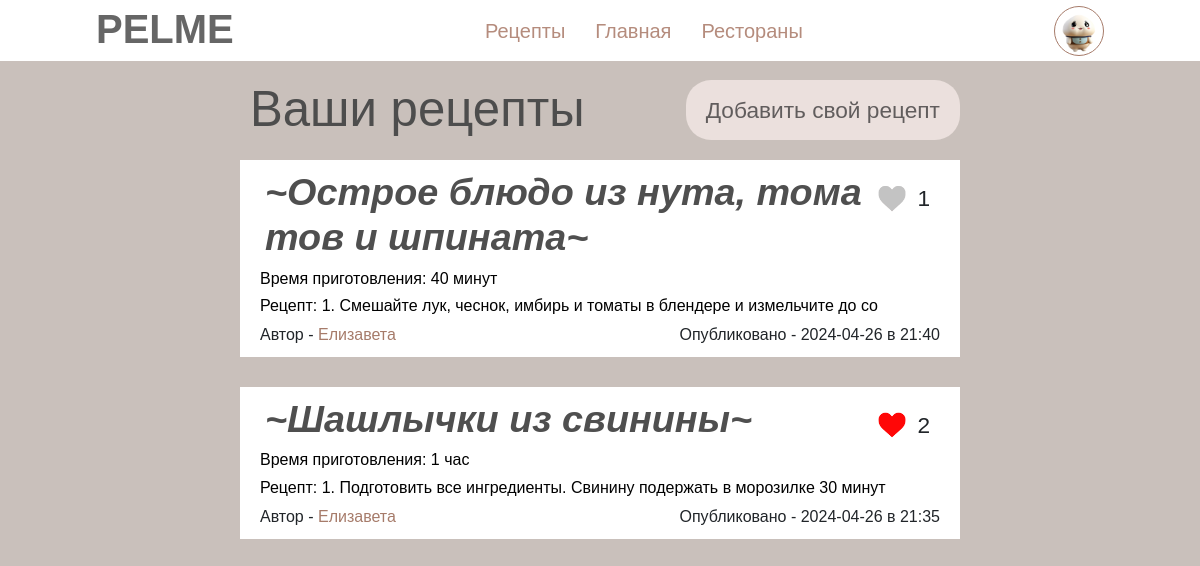
/my_recipes (signed in), run on the app's committed database.
### data/users.py (models this page shows, shortened)
class User(SqlAlchemyBase, UserMixin):
    __tablename__ = 'users'
    id = sqlalchemy.Column(sqlalchemy.Integer, primary_key=True, autoincrement=True)
    name = sqlalchemy.Column(sqlalchemy.String, nullable=True)
    surname = sqlalchemy.Column(sqlalchemy.String, nullable=True)
    avatar = sqlalchemy.Column(sqlalchemy.String, nullable=True)
    email = sqlalchemy.Column(sqlalchemy.String, unique=True, nullable=True)
    level = sqlalchemy.Column(sqlalchemy.String, nullable=True)
    liked_recipes = sqlalchemy.Column(sqlalchemy.String, nullable=True)
    hashed_password = sqlalchemy.Column(sqlalchemy.String, nullable=True)
    modified_date = sqlalchemy.Column(sqlalchemy.DateTime, default=datetime.datetime.now)
    recipes = orm.relationship("Recipes", back_populates='user')

### data/recipes.py (models this page shows)
class Recipes(SqlAlchemyBase):
    __tablename__ = 'recipes'
    id = sqlalchemy.Column(sqlalchemy.Integer, primary_key=True, autoincrement=True)
    name = sqlalchemy.Column(sqlalchemy.String, nullable=True)
    text = sqlalchemy.Column(sqlalchemy.String, nullable=True)
    ingredients = sqlalchemy.Column(sqlalchemy.String, nullable=True)
    time = sqlalchemy.Column(sqlalchemy.String, nullable=True)
    photo = sqlalchemy.Column(sqlalchemy.String, nullable=True)
    count_likes = sqlalchemy.Column(sqlalchemy.String, nullable=True)
    users_likes = sqlalchemy.Column(sqlalchemy.String, nullable=True)
    modified_date = sqlalchemy.Column(sqlalchemy.DateTime, default=datetime.datetime.now)
    is_private = sqlalchemy.Column(sqlalchemy.Boolean, default=True)
    user_id = sqlalchemy.Column(sqlalchemy.Integer, sqlalchemy.ForeignKey("users.id"))
    user = orm.relationship('User')

### main.py (the view)
@app.route('/my_recipes')  # страница с рецептами пользователя (не всем доступно)
@login_required
def my_recipes():
    db_sess = db_session.create_session()
    recipes = db_sess.query(Recipes).filter(Recipes.user_id == current_user.id).order_by(
        Recipes.modified_date.desc()).all()
    list_liked_recipes = [int(i) for i in current_user.liked_recipes.split(',') if i != '']
    return render_template('recipes.html', recipes=recipes, title='Мои рецепты', add_recipes=True,
                           list_recipes=list_liked_recipes, db_sess=db_sess, user=User)

### data/db_session.py (called while the page is built)
def create_session() -> Session:
    global __factory
    return __factory()

### main.py (called while the page is built)
@login_manager.user_loader
def load_user(user_id):
    db_sess = db_session.create_session()
    return db_sess.query(User).get(user_id)

### templates/recipes.html (shortened to what this page needs)
{% extends "base.html" %}
{% block content %}
<link rel="stylesheet" href="static/css/recipes.css">
    <div class="cols">
        {% if current_user.is_authenticated and add_recipes %}
            <div class="title-button">
                <h1 class="title-my-recipes">Ваши рецепты</h1>
                <button class="btn-add-rec" type="button" onclick="location.href='create_recipes'">Добавить свой
                    рецепт</button>
            </div>
        {% else %}
            <title>Рецепты</title>
            <div class="empty"></div>
        {% endif %}
        {% if recipes %}
            {% for item in recipes %}
                <div class="one-recipe">
                    <form class="form-btn" id="likes" action="/change_likes" method="post">
                        <div class="in-line">
                            <h1 class="name">~{{ item.name }}~</h1>
                            <div class="likes-inline">
                                {% if item.id in list_recipes %}
                                <button class="photo-btn-like"><img src="/static/images/red_heart.png"></button>
                                {% else %}
                                <button class="photo-btn-like"><img src="/static/images/grey_heart.png"></button>
                                {% endif %}
                                <div class="likes">{{ item.count_likes }}</div>
                            </div>
                        </div>
                    </form>
                    <form class="form-btn" id="reading" action="read_recipe/{{ item.id }}" method="post">
                        <button class="btn-read" type="submit"  name="submit" class="col">
                            <div class="fields">
                                <h6 class="time">Время приготовления: {{ item.time }}</h6>
                                <h6 class="recipe">Рецепт: {{ item.text[:70] }}</h6>
                            </div>
                        </button>
                    </form>
                    <form class="form-author" id="show-profile" action="profile_user_recipe/{{ item.user_id }}" method="post">
                        <div class="author-date">
                            <div class="author">Автор - <button class="link" type="submit" >{{ item.user.name }}</button></div>
                            <div class="date">
                                Опубликовано - {{ item.modified_date.date() }} в {{ item.modified_date.hour }}:{{ item.modified_date.minute }}
                            </div>
                        </div>
                    </form>
                </div>
            {% endfor %}
        {% else %}
            <h5 class="not-recipes"> Пусто :( </h5>
        {% endif %}
    </div>
{% endblock %}

### templates/base.html (shortened to what this page needs)
<!doctype html>
<html lang="en">
<head>
    <link rel="stylesheet"
          href="https://stackpath.bootstrapcdn.com/bootstrap/4.4.1/css/bootstrap.min.css"
>
    <link rel="stylesheet" href="/static/css/base.css">
</head>
<body>
    <header>
      <h1 class="logo">PELME</h1>
     <nav>
         <ul>
             <li><a href="/recipes">Рецепты</a></li>
             <li><a href="/">Главная</a></li>
             <li><a href="/restaurants">Рестораны</a></li>
         </ul>
     </nav>
    {% if current_user.is_authenticated %}
     <div class="avatar">
      <li><img class="img-avatar" src="{{ '/' + current_user.avatar }}">
      </li>
     </div>
   {% else %}
    <div class="buttons">
        <button class="btn-regist" type="button" onclick="location.href='regist'">Регистрация</button>
        <button class="btn-come" type="button" onclick="location.href='login'">Войти</button>
    </div>
   {% endif %}
   </header>
<main>
    {% block content %}{% endblock %}
</main>
</body>
</html>

### static/css/base.css (style rules this page uses)
* { margin: 0; padding: 0; box-sizing: border-box; font-family: sans-serif; list-style: none; text-decoration: none; }
body { background-color: #696969; }
header { background-color: #ffffff; position: fixed; top: 0; left: 0; right: 0; display: flex; justify-content: space-between; align-items: center; padding: 0 8%; z-index: 10; }
header .logo { margin-top: 5px; background-color: #ffffff; font-size: 40px; font-weight: 900; color: #666666; transition: .5s; }
header nav ul li { background-color: #ffffff; position: relative; float: left; top: 0; }
header nav ul li a { padding: 15px; color: #b58c7d; font-size: 20px; display: block; }
.avatar { background-color: #ffffff; width: 50px; height: 50px; }
.img-avatar { background-color: #ffffff; width: 100%; height: 100%; border-radius: 70px; border: 1.5px solid #a67b6a; }
nav { background-color: #ffffff; }
div li { background-color: #ffffff; }

### static/css/recipes.css (style rules this page uses)
body { background-color: #c9c0bb; }
.cols { width: 60%; margin: 0 auto; }
.one-recipe { background-color: #ffffff; margin-bottom: 30px; }
.in-line { background-color: #ffffff; display: flex; justify-content: space-between; }
.name { background-color: #ffffff; color: #4f4f4f; margin-left: 25px; margin-top: 10px; font-weight: 550; font-size: 1cm; font-style: italic; max-width: 85%; word-break: break-all; }
.form-btn { background-color: #ffffff; }
.likes { background-color: #ffffff; }
.btn-read { background-color: #ffffff; width: 100%; outline: none; border: none; }
.fields { background-color: #ffffff; }
.time, .recipe, .date { background-color: #ffffff; text-align: left; margin-left: 20px; margin-right: 20px; word-break: break-all; }
.author { position: relative; background-color: #ffffff; margin-left: 20px; margin-right: 20px; margin-bottom: 10px; }
.author-date { background-color: #ffffff; display: flex; justify-content: space-between; }
.photo-btn-like { background-color: #ffffff; outline: none; border: none; width: 30px; height: 30px; }
.likes { position: relative; background-color: #ffffff; font-size: 0.6cm; top: -2px; left: -10px; }
.photo-btn-like img { background-color: #ffffff; margin-left: -40px; width: 100%; height: 100%; }
.likes-inline { background-color: #ffffff; display: flex; justify-content: space-between; margin-right: 20px; margin-top: 23px; }
.link { background-color: #ffffff; outline: 0; border: 0; color: #a67b6a; }
.title-button { display: flex; font-weight: 200; font-size: 0.4cm; justify-content: space-between; margin-top: 10px; }
.title-my-recipes { color: #4d4d4d; margin-top: 70px; font-weight: 10; margin-left: 10px; font-size: 1.3cm; }
.btn-add-rec { background-color: #ebe0dd; padding: 10px 20px; height: 60px; outline: none; border: none; border-radius: 25px; cursor: pointer; position: relative; color: #615d5d; font-weight: 400; font-size: 0.6cm; margin-bottom: 90px; top: 70px; }

### data on the page
User: avatar (picture)
Recipes: name "Острое блюдо из нута, томатов и шпината", count_likes "1", time "40 минут", text "1. Смешайте лук, чеснок, имбирь и томаты в блендере и измельчите до со", user.name "Елизавета", modified_date "2024-04-26", modified_date.hour "21", modified_date.minute "40"
Recipes: name "Шашлычки из свинины", count_likes "2", time "1 час", text "1. Подготовить все ингредиенты. Свинину подержать в морозилке 30 минут", user.name "Елизавета", modified_date "2024-04-26", modified_date.hour "21", modified_date.minute "35"
